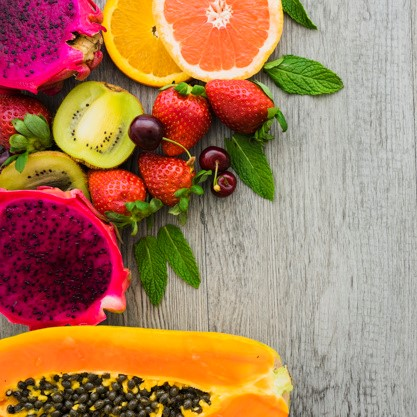
#> input picture DATA/w05_fruits_generic.png, 417 x 417 px
$ python task06.py
#> lines starting #> are read from the running program, lines starting #| are printed output that depends on the picture
import numpy as np
import matplotlib.pyplot as plt
from PIL import Image
from skimage import restoration, util, filters, segmentation, color


def add_random_noise(original_img):
    np_img = np.array(original_img)

    return util.random_noise(np_img)


def blur_with_gaussian_filter(original_img):
    np_img = np.array(original_img)

    return filters.gaussian(np_img, channel_axis=-1)


def denoise_bilateral(original_img):
    np_img = np.array(original_img)

    return restoration.denoise_bilateral(np_img, channel_axis=-1)


def segment_image(original_img, n):
    np_img = np.array(original_img)

    segments = segmentation.slic(np_img, n, channel_axis=-1)
    return color.label2rgb(segments, np_img, kind='avg')


def display_images(images, subtitles, title):
    assert (len(images) == 8 and len(subtitles) == 8)

    fig, axes = plt.subplots(4, 2)
    axes = axes.flat

    for ax, image, subtitle in zip(axes, images, subtitles):
        ax.imshow(image, cmap="gray")
        ax.set_title(subtitle)
        ax.axis("off")

    fig.suptitle(title)
    plt.tight_layout()
    plt.show()


def main():
    fruits_img = Image.open("../DATA/w05_fruits_generic.png")
#> fruits_img is the input picture: PIL image 417x417 RGB; mean R, G, B 170.2, 126.7, 93.8
    dog_img = Image.open("../DATA/w05_miny.png")
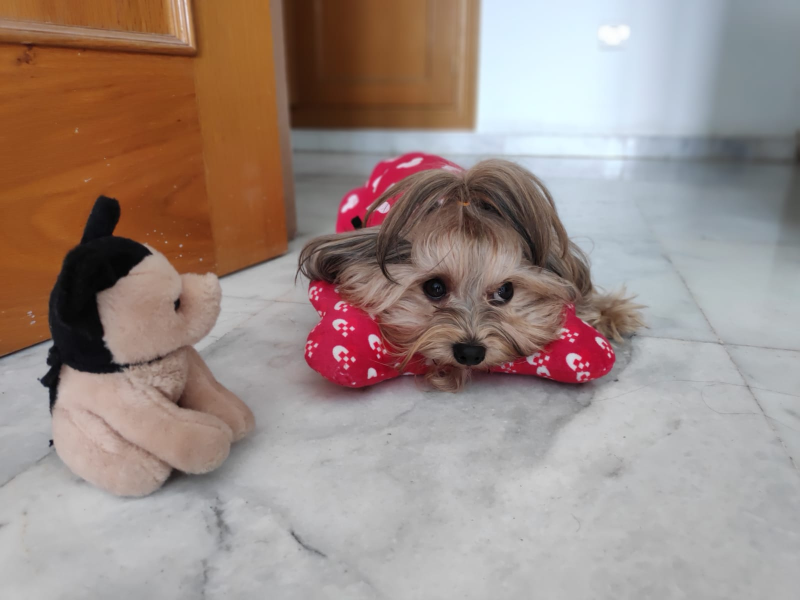
#> input picture DATA/w05_miny.png, 1600 x 1200 px (shown at 1/2 size)
#> dog_img is the input picture: PIL image 1600x1200 RGB; mean R, G, B 157, 139.9, 133.1
    landscape_img = Image.open("../DATA/w05_landscape.jpg")
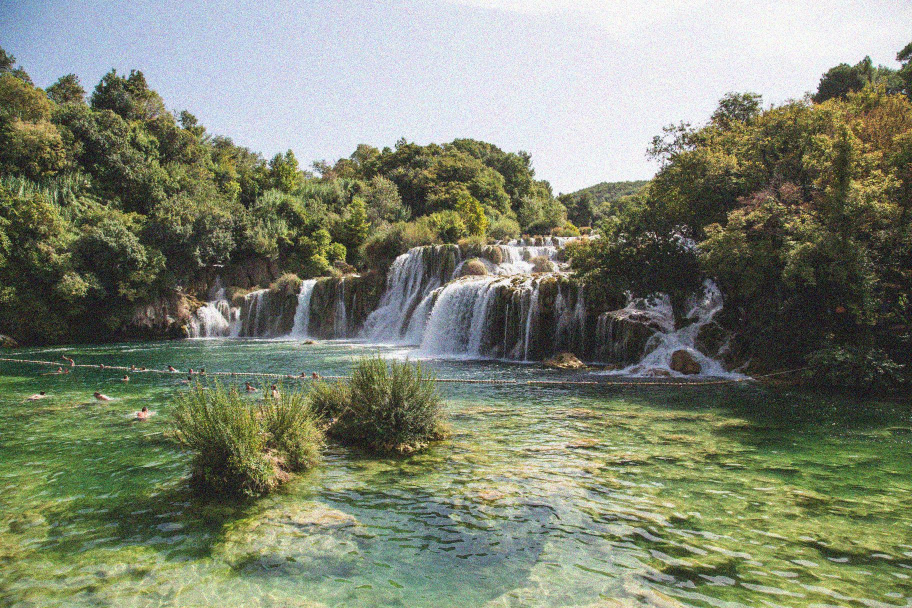
#> input picture DATA/w05_landscape.jpg, 1824 x 1216 px (shown at 1/2 size)
#> landscape_img is the input picture: PIL image 1824x1216 RGB; mean R, G, B 126.7, 132.9, 113.2
    lady_img = Image.open("../DATA/w05_lady.jpg")
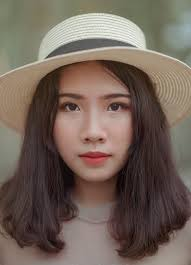
#> input picture DATA/w05_lady.jpg, 191 x 265 px
#> lady_img is the input picture: PIL image 191x265 RGB; mean R, G, B 114.6, 99.2, 89

    fruits_noise_img = add_random_noise(fruits_img)
#> in add_random_noise, `return util.random_noise(np_img)`:
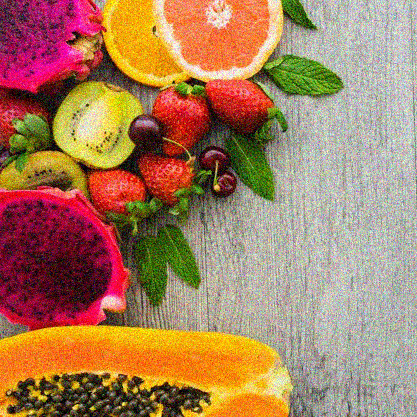
#> returned value: shape (417, 417, 3) float64; mean of channels 0, 1, 2 0.66, 0.501, 0.376; drawn as R, G, B
    blurred_dog_img = blur_with_gaussian_filter(dog_img)
    bilateral_landscape_img = denoise_bilateral(landscape_img)
#> in denoise_bilateral, `return restoration.denoise_bilateral(np_img, channel_axis=-1)`:
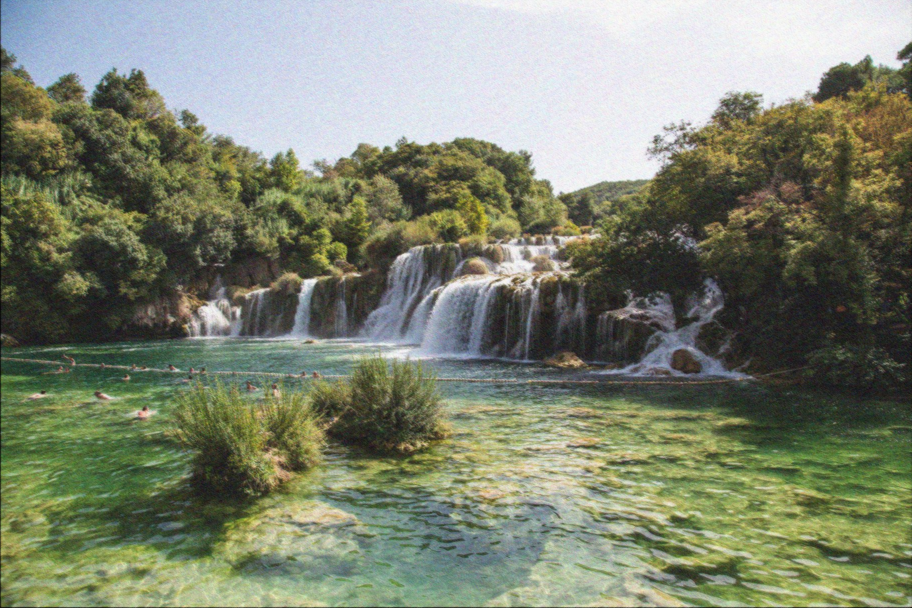
#> returned value: shape (1216, 1824, 3) float64 (shown at 1/2 size); mean of channels 0, 1, 2 0.495, 0.52, 0.442; drawn as R, G, B
    segmented_lady_img = segment_image(lady_img, 400)
#> in segment_image, `segments = segmentation.slic(np_img, n, channel_axis=-1)`:
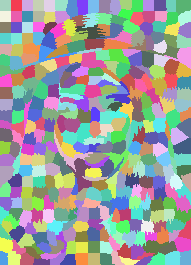
#> segments: shape (265, 191) int64; 373 distinct labels, from 1 to 373; one colour per label, 0 black
#> in segment_image, `return color.label2rgb(segments, np_img, kind='avg')`:
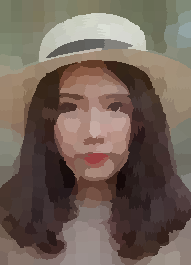
#> returned value: shape (265, 191, 3); mean of channels 0, 1, 2 114.2, 98.7, 88.5; drawn as R, G, B

    images = [
        fruits_img, fruits_noise_img, dog_img, blurred_dog_img, landscape_img,
        bilateral_landscape_img, lady_img, segmented_lady_img
    ]

    subtitles = [
        "Original", "Noisy image", "Noisy", "Denoised image", "Noisy",
        "Denoised image", "Original", "Segmented image, 400 superpixels"
    ]

    title = "Adding and removing noise | Segmenting images"

    display_images(images, subtitles, title)
#> the loop in display_images, `for ax, image, subtitle in zip(axes, images, subtitles):` made 8 passes
#> subtitle on passes 1 to 8: 'Original', 'Noisy image', 'Noisy', 'Denoised image', 'Noisy', 'Denoised image', 'Original', 'Segmented image, 400 superpixels'


if __name__ == '__main__':
    main()
